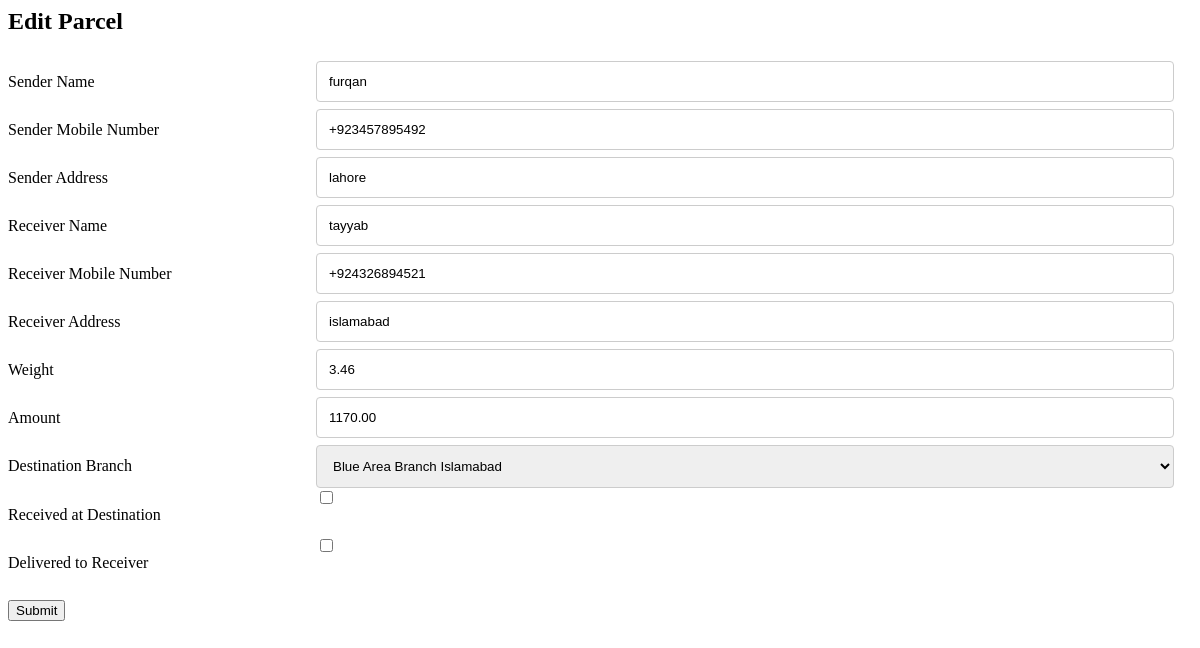
The page /editparcel/8 on the database as committed earlier.
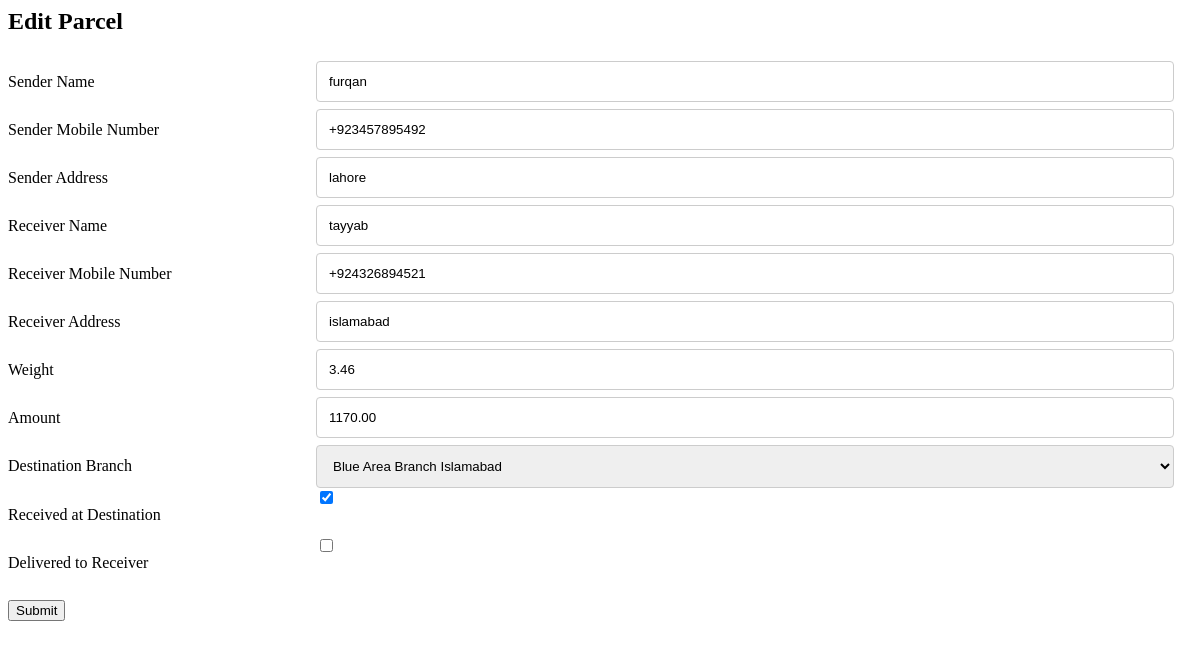
The same page on the database as committed later.
### app.py (models this page shows, shortened)
class BaseModel(Model):
    class Meta:
        database = database

class Parcel(BaseModel):
    user = ForeignKeyField(User, backref='parcels')
    parcelnumber = TextField()
    sendername = TextField()
    sendermobilenumber = TextField()
    senderaddress = TextField()
    receivername = TextField()
    receivermobilenumber = TextField()
    receiveraddress = TextField()
    parcelweight = DecimalField()
    amount = DecimalField()
    pub_date = DateTimeField()
    destination_branch = IntegerField()
    is_received_at_destination = BitField()
    is_delivered_to_receiever = BitField()

### app.py (the view)
@app.route('/editparcel/<int:id>', methods=['GET', 'POST'])
def editparcel(id):
    parcel = get_object_or_404(Parcel, Parcel.id == id)
    form = ParcelForm(formdata=request.form, obj=parcel)
    form.is_received_at_destination.checked = parcel.is_received_at_destination
    form.is_delivered_to_receiever.checked = parcel.is_delivered_to_receiever
    if request.method == 'POST':
        parcel.is_received_at_destination = request.form.get('is_received_at_destination',False)
        parcel.is_delivered_to_receiever = request.form.get('is_delivered_to_receiever',False)
        parcel.save()
        return redirect(url_for('parcels', id=id))
    else:
        return render_template('update.html', form=form)

### app.py (called while the page is built)
def get_current_user():
    if session.get('logged_in'):
        return User.get(User.id == session['user_id'])

def get_object_or_404(model, *expressions):
    try:
        return model.get(*expressions)
    except model.DoesNotExist:
        abort(404)

@app.before_request
def before_request():
    g.db = database
    g.db.connect(reuse_if_open = True)

@app.after_request
def after_request(response):
    g.db.close()
    return response

@app.context_processor
def _inject_user():
    return {'current_user': get_current_user()}

### templates/update.html (shortened to what this page needs)
<doctype html>
<h2>Edit  Parcel</h2>
<div class="container">
{% from "_formhelpers.html" import render_field %}
    <form method=post>
        <dl>
<div class="row">
            {{ render_field(form.sendername) }}
</div>
          <div class="row">  {{ render_field(form.sendermobilenumber) }}
          </div>
        <div class="row">    {{ render_field(form.senderaddress) }}  </div>
        <div class="row">    {{ render_field(form.receivername) }}  </div>
        <div class="row">    {{ render_field(form.receivermobilenumber) }}  </div>
         <div class="row">   {{ render_field(form.receiveraddress) }}  </div>
         <div class="row">   {{ render_field(form.parcelweight) }}  </div>
         <div class="row">   {{ render_field(form.amount) }}  </div>
          <div class="row">  {{ render_field(form.destination_branch) }}  </div>
          <div class="row">  {{ render_field(form.is_received_at_destination) }}  </div>
          <div class="row">  {{ render_field(form.is_delivered_to_receiever) }}  </div>
        </dl>
        <p><input type=submit value=Submit>
    </form>
</div>

### templates/_formhelpers.html (shortened to what this page needs)
{% macro render_field(field) %}
    <dt>{{ field.label }}
    <dd>{{ field(**kwargs)|safe }}
    </dd>
{% endmacro %}

Rows that differ between the two databases and show on the page:
changed Parcel "furqan": is_received_at_destination "☐" → "☑"
